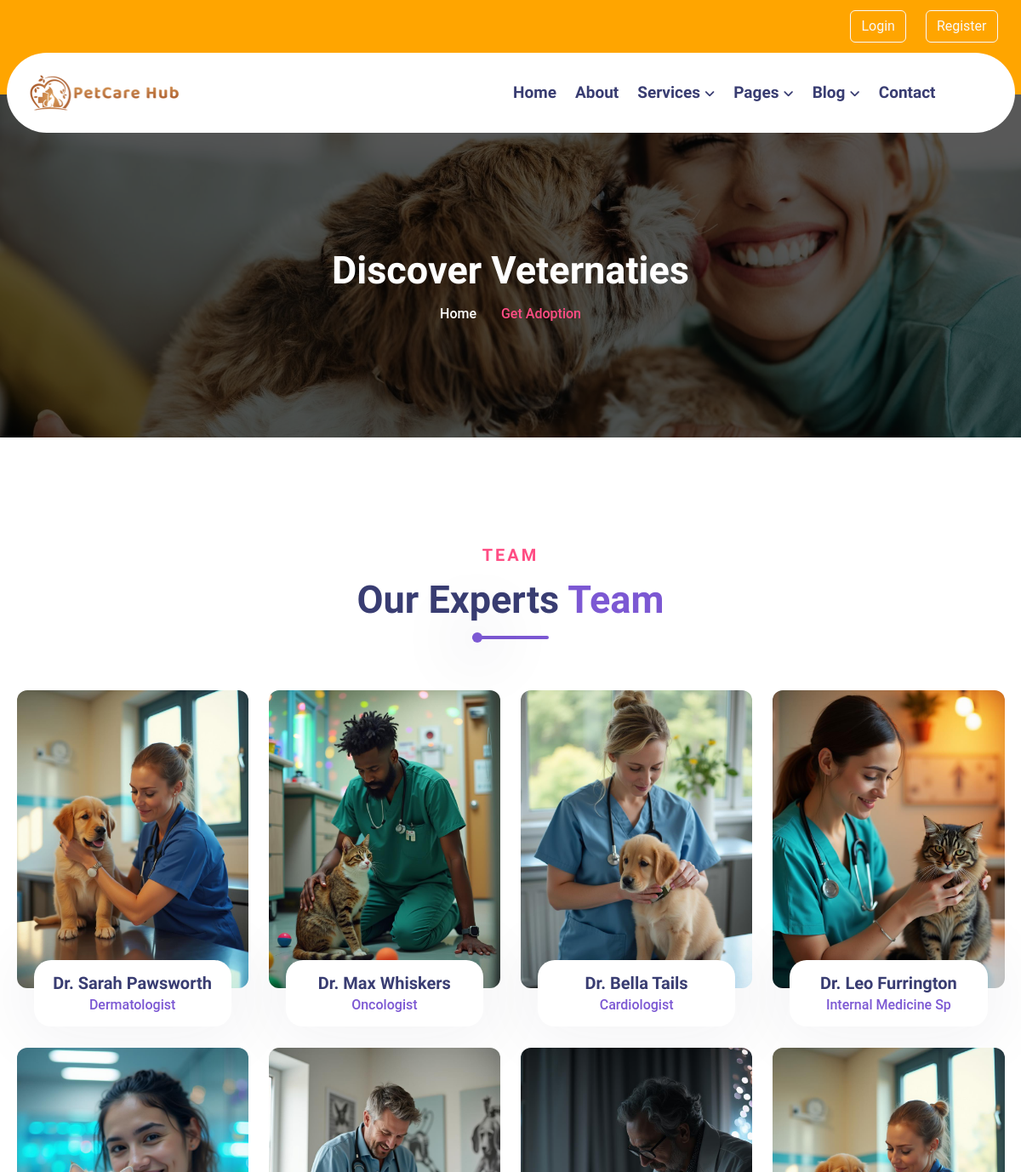
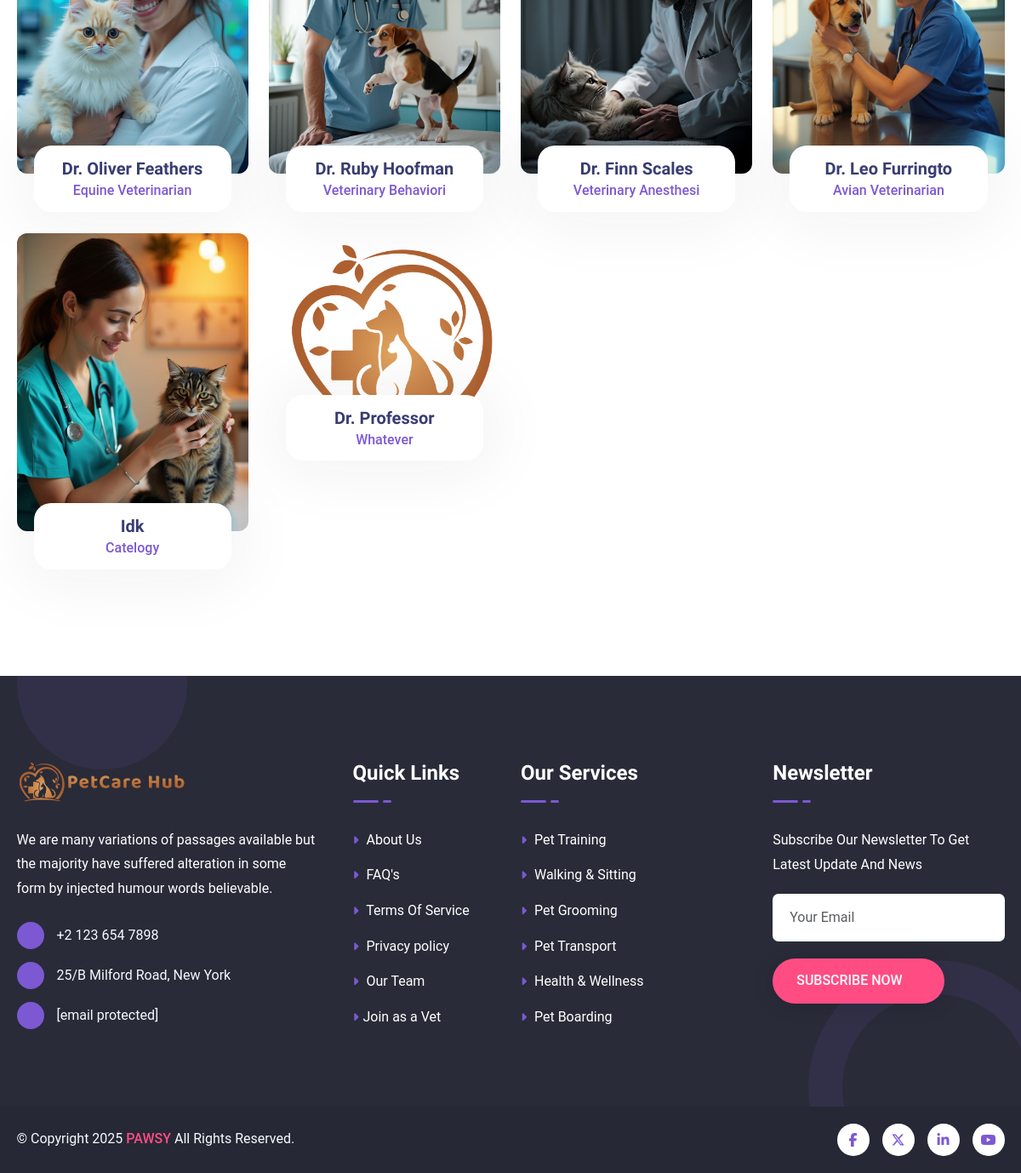
Page /vetdis/ on the committed database (2 pictures, top to bottom).
### myapp/models.py (models this page shows, shortened)
class vetRegisterDB(models.Model):
    Name = models.CharField(max_length=30)
    Email = models.EmailField()
    Password = models.CharField(max_length=40)
    Photo = models.ImageField(upload_to='photos')
    Gender = models.CharField(max_length=10)
    Phone = models.BigIntegerField()
    LicenseFile = models.FileField(upload_to='files',default=None,max_length=250)
    Address = models.TextField()
    Specialization = models.CharField(max_length=20)
    YearsOfExperience = models.IntegerField()
    ClinicName = models.CharField(max_length=60)
    Price = models.IntegerField(default=500)
    TimeStamp = models.DateTimeField(auto_now_add=True)
    def vet_photo(self):
        return mark_safe('<img src="{}" width="100"/>'.format(self.Photo.url))
    vet_photo.allow_tags = True

### myapp/views.py (the view)
# urls.py: path('vetdis/',views.vetdiscoverpage),
def vetdiscoverpage(request):
    fetchdata = vetRegisterDB.objects.all()
    context = {
        "vetdis" : fetchdata
    }
    return render(request,"vetdiscover.html",context)

### myapp/templates/vetdiscover.html (shortened to what this page needs)
<!DOCTYPE html>
<html lang="en">
<head>
    <link rel="stylesheet" href="/static/css/bootstrap.min.css">
    <link rel="stylesheet" href="/static/css/all-fontawesome.min.css">
    <link rel="stylesheet" href="/static/css/icomoon.css">
    <link rel="stylesheet" href="/static/css/animate.min.css">
    <link rel="stylesheet" href="/static/css/magnific-popup.min.css">
    <link rel="stylesheet" href="/static/css/owl.carousel.min.css">
    <link rel="stylesheet" href="/static/css/style.css">
</head>
<body>
{% include 'nav.html' %}
       <main class="main">
       <div class="site-breadcrumb" style="background: url(/static/img/breadcrumb/01.jpg)">
            <div class="container">
                <h2 class="breadcrumb-title">Discover Veternaties</h2>
                <ul class="breadcrumb-menu">
                    <li><a href="index.html">Home</a></li>
                    <li class="active">Get Adoption</li>
                </ul>
            </div>
        </div>
        <div class="team-area pt-120 pb-100">
            <div class="container">
                <div class="row">
                    <div class="col-lg-6 mx-auto wow fadeInDown" data-wow-duration="1s" data-wow-delay=".25s">
                        <div class="site-heading text-center">
                            <span class="site-title-tagline">Team</span>
                            <h2 class="site-title">Our Experts <span>Team</span></h2>
                            <div class="heading-divider"></div>
                        </div>
                    </div>
                </div>
                <div class="row">
                    {% for i in vetdis %}
                    <div class="col-md-6 col-lg-3">
                        <div class="team-item wow fadeInUp" data-wow-duration="1s" data-wow-delay=".25s">
                            <div class="team-img">
                               <a href="/svp/{{ i.id }}"> <img src="/media/{{ i.Photo }}" alt="thumb"></a>
                            </div>
                            <div class="team-content">
                                <div class="team-bio">
                                    <h5><a href="#">{{ i.Name }}</a></h5>
                                    <span>{{ i.Specialization }}</span>
                                </div>
                            </div>
                        </div>
                    </div>
                    {% endfor %}
                </div>
            </div>
        </div>
    {% include 'footer.html' %}
       </main>
</body>
</html>

### myapp/static/css/style.css (style rules this page uses)
*, *:before, *:after { box-sizing: inherit; }
* { scroll-behavior: inherit !important; }
html, body { height: auto; width: 100%; margin: 0; padding: 0; overflow-x: hidden; box-sizing: border-box; }
body { font-family: 'Roboto', sans-serif; font-style: normal; font-size: 16px; font-weight: normal; color: #FFA500; line-height: 1.8; }
a { color: #393D72; display: inline-block; }
a, a:active, a:focus, a:hover { outline: none; -webkit-transition: all 0.3s ease-in-out; -moz-transition: all 0.3s ease-in-out; -o-transition: all 0.3s ease-in-out; -ms-transition: all 0.3s ease-in-out; transition: all 0.3s ease-in-out; text-decoration: none; }
ul { margin: 0; padding: 0; }
li { list-style: none; }
h1, h2, h3, h4, h5, h6 { color: #393D72; margin: 0px; font-weight: 600; font-family: 'Baloo Thambi 2', cursive; line-height: 1.2; }
h2 { font-size: 35px; }
h5 { font-size: 18px; }
.img, img { max-width: 100%; -webkit-transition: all 0.3s ease-out 0s; -moz-transition: all 0.3s ease-out 0s; -ms-transition: all 0.3s ease-out 0s; -o-transition: all 0.3s ease-out 0s; transition: all 0.3s ease-out 0s; height: auto; }
*::placeholder { color: #999; font-size: 16px; opacity: 1; }
.site-heading { margin-bottom: 50px; position: relative; z-index: 1; }
.site-title-tagline { text-transform: uppercase; letter-spacing: 3px; font-size: 20px; font-weight: 800; color: #FF4D84; position: relative; font-family: 'Baloo Thambi 2', cursive; }
.site-title { font-weight: 700; text-transform: capitalize; font-size: 45px; color: #393D72; margin-top: 8px; margin-bottom: 0; }
.site-title span { color: #7C58D3; }
.heading-divider { display: inline-block; position: relative; height: 4px; -webkit-border-radius: 30px; -moz-border-radius: 30px; border-radius: 30px; background: #7C58D3; width: 90px; }
.heading-divider:after { content: ''; position: absolute; left: 0; top: -4.3px; height: 12px; width: 12px; background: #7C58D3; border-radius: 50px; box-shadow: 0 1px 80px 12px rgb(26 40 68 / 20%); -webkit-animation: heading-move 5s infinite linear; animation: heading-move 5s infinite linear; }
.pt-120 { padding-top: 120px; }
.pb-100 { padding-bottom: 100px; }
@media (min-width: 1200px) { .container, .container-sm, .container-md, .container-lg, .container-xl { max-width: 1185px; } }
.main { margin-top: -2.8rem; }
.team-area { position: relative; }
.team-item { margin-bottom: 70px; position: relative; z-index: 1; }
.team-img { border-radius: 12px; }
.team-img img { border-radius: 12px; }
.team-content { position: absolute; left: 20px; right: 20px; bottom: -45px; padding: 10px 20px; background: #fff; border-radius: 20px; text-align: center; box-shadow: 0 1px 80px 12px rgb(26 40 68 / 6%); }
.team-bio h5 { font-size: 20px; margin-top: 5px; text-transform: capitalize; }
.team-bio h5 a { color: #393D72; }
.team-bio span { color: #7C58D3; font-size: 16px; font-weight: 500; text-transform: capitalize; }
.site-breadcrumb { display: flex; flex-direction: column; align-items: center; justify-content: center; text-align: center; background-repeat: no-repeat !important; background-position: center !important; background-size: cover !important; position: relative; padding-top: 180px; padding-bottom: 130px; z-index: 1; }
.site-breadcrumb::before { content: ""; position: absolute; background: rgba(0, 0, 0, .65); height: 100%; width: 100%; top: 0; left: 0; z-index: -1; }
.site-breadcrumb .breadcrumb-title { font-size: 45px; color: #fff; font-weight: 700; margin-bottom: 10px; text-transform: capitalize; }
.site-breadcrumb .breadcrumb-menu { position: relative; z-index: 1; }
.site-breadcrumb .breadcrumb-menu li { position: relative; display: inline-block; margin-left: 25px; color: #fff; font-weight: 500; text-transform: capitalize; }
.site-breadcrumb .breadcrumb-menu li a { color: #fff; transition: all 0.5s ease-in-out; }
.site-breadcrumb .breadcrumb-menu li::before { position: absolute; content: '\f101'; font-family: 'Font Awesome 6 Pro'; right: -21px; top: 1px; text-align: center; font-size: 16px; color: #fff; }
.site-breadcrumb .breadcrumb-menu li:first-child { margin-left: 0; }
.site-breadcrumb .breadcrumb-menu li:last-child:before { display: none; }
.site-breadcrumb .breadcrumb-menu li.active { color: #FF4D84; }

### rows in the picture
vetRegisterDB: Photo (picture), Name "Dr. Sarah Pawsworth", Specialization "Dermatologist"
vetRegisterDB: Photo (picture), Name "Dr. Max Whiskers", Specialization "Oncologist"
vetRegisterDB: Photo (picture), Name "Dr. Bella Tails", Specialization "Cardiologist"
vetRegisterDB: Photo (picture), Name "Dr. Leo Furrington", Specialization "Internal Medicine Sp"
vetRegisterDB: Photo (picture), Name "Dr. Oliver Feathers", Specialization "Equine Veterinarian"
vetRegisterDB: Photo (picture), Name "Dr. Ruby Hoofman", Specialization "Veterinary Behaviori"
vetRegisterDB: Photo (picture), Name "Dr. Finn Scales", Specialization "Veterinary Anesthesi"
vetRegisterDB: Photo (picture), Name "Dr. Leo Furringto", Specialization "Avian Veterinarian"
vetRegisterDB: Photo (picture), Name "Idk", Specialization "Catelogy"
vetRegisterDB: Photo (picture), Name "Dr. Professor", Specialization "Whatever"
